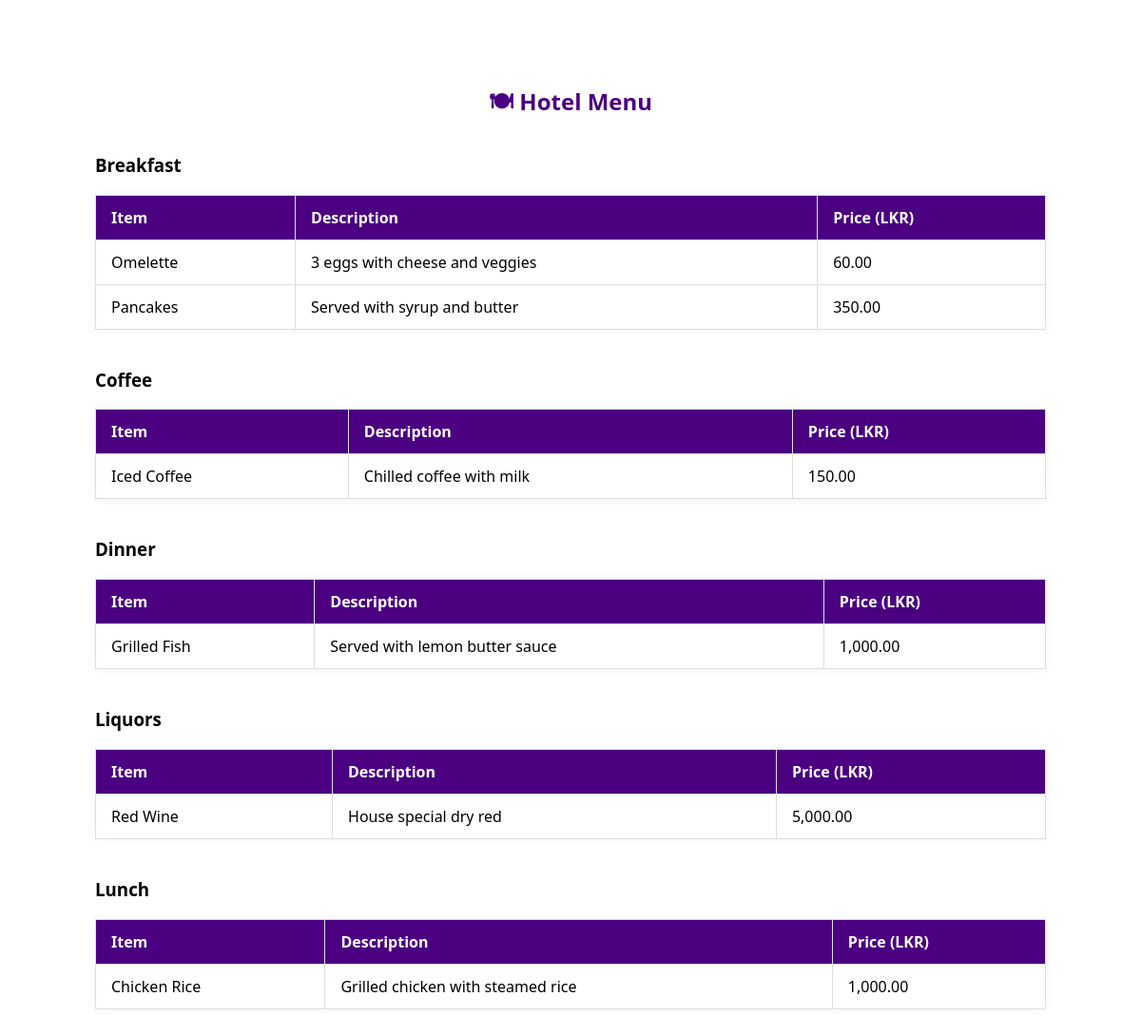
Screenshot of /menu.php (signed in) with the database file from the repository.
### tables this page shows
CREATE TABLE `food_menu` (
  `id` int(11) NOT NULL,
  `name` varchar(100) NOT NULL,
  `category` varchar(50) NOT NULL,
  `description` text DEFAULT NULL,
  `price` decimal(10,2) DEFAULT NULL,
  `image` varchar(255) DEFAULT NULL
);

### menu.php (the view, shortened to what this page needs)
<?php
$host = "localhost";
$username = "root";
$password = "";
$database = "hotel";
$conn = new mysqli($host, $username, $password, $database);
$sql = "SELECT * FROM food_menu ORDER BY category, name";
$result = $conn->query($sql);
$menu = [];
while ($row = $result->fetch_assoc()) {
    $menu[$row['category']][] = $row;
}
?>
<!DOCTYPE html>
<html>
<head>
    <link rel="stylesheet" href="stylesMenu.css">
</head>
<body>
<div class="menu-wrapper">
    <h2>🍽 Hotel Menu</h2>
    <?php foreach ($menu as $category => $items): ?>
        <h3><?php echo htmlspecialchars($category); ?></h3>
        <table class="menu-table">
            <thead>
                <tr>
                    <th>Item</th>
                    <th>Description</th>
                    <th>Price (LKR)</th>
                </tr>
            </thead>
            <tbody>
                <?php foreach ($items as $item): ?>
                    <tr>
                        <td><?php echo htmlspecialchars($item['name']); ?></td>
                        <td><?php echo htmlspecialchars($item['description']); ?></td>
                        <td><?php echo number_format($item['price'], 2); ?></td>
                    </tr>
                <?php endforeach; ?>
            </tbody>
        </table>
    <?php endforeach; ?>
</div>
</body>
</html>

### stylesMenu.css (style rules this page uses)
body { font-family: 'Segoe UI', Tahoma, Geneva, Verdana, sans-serif; background-image: url("background.jpg"); background-attachment: fixed; background-size: cover; }
.menu-wrapper { max-width: 1000px; margin: 50px auto; padding: 20px; }
.menu-wrapper h2 { text-align: center; color: #4B0082; margin-bottom: 30px; }
.menu-table { background-color: rgba(255, 255, 255, 0.05); width: 100%; border-collapse: collapse; margin-bottom: 40px; background: #fff; box-shadow: 0 0 10px rgba(0,0,0,0.05); }
.menu-table th, .menu-table td { padding: 12px 16px; border: 1px solid #ddd; text-align: left; }
.menu-table th { background-color: #4B0082; color: white; }

### rows the page displays
food_menu: name "Omelette", description "3 eggs with cheese and veggies", price "60.00"
food_menu: name "Pancakes", description "Served with syrup and butter", price "350.00"
food_menu: name "Iced Coffee", description "Chilled coffee with milk", price "150.00"
food_menu: name "Grilled Fish", description "Served with lemon butter sauce", price "1,000.00"
food_menu: name "Red Wine", description "House special dry red", price "5,000.00"
food_menu: name "Chicken Rice", description "Grilled chicken with steamed rice", price "1,000.00"

### other values shown
$category "Breakfast"
$category "Coffee"
$category "Dinner"
$category "Liquors"
$category "Lunch"
